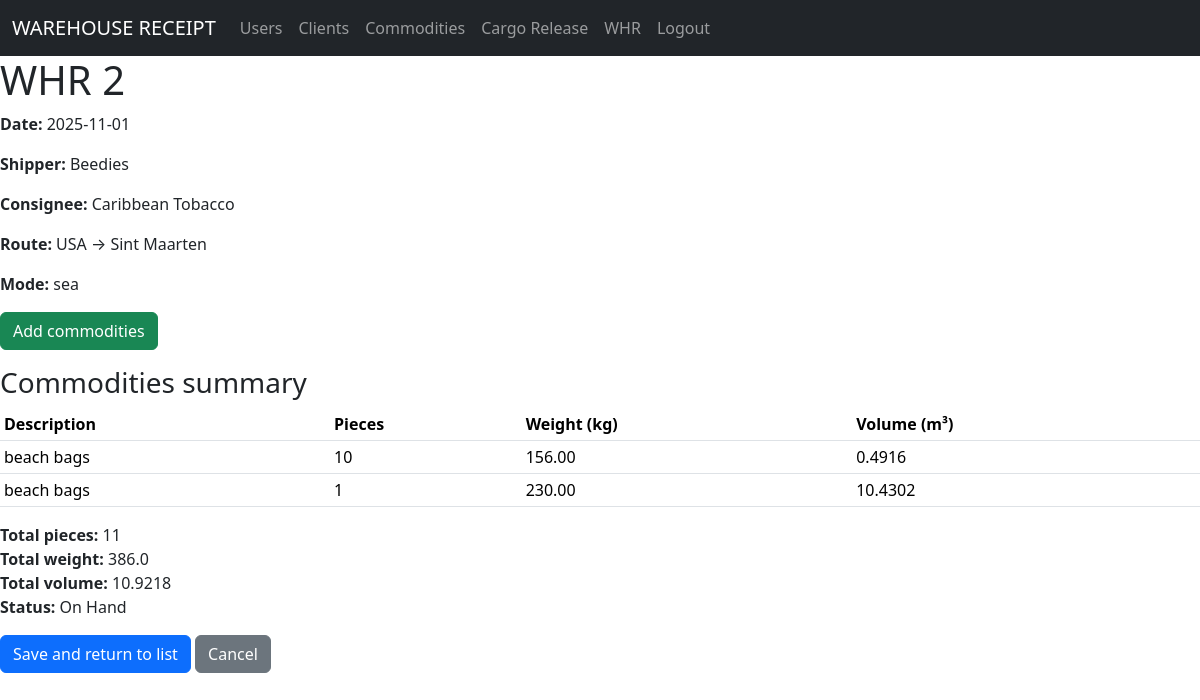
Screenshot of /whr/edit/2 (signed in) with the database file from the repository.
### models/whr_model.py (models this page shows, shortened)
class WHR(db.Model):
    __tablename__ = "whrs"
    id          = db.Column(db.Integer, primary_key=True)
    whr_number  = db.Column(db.String(50), nullable=False, unique=True)
    date        = db.Column(db.Date, nullable=False)
    mbl         = db.Column(db.String(50))
    hbl         = db.Column(db.String(50))
    shipper_id   = db.Column(db.Integer, db.ForeignKey('clients.id'), nullable=False)
    consignee_id = db.Column(db.Integer, db.ForeignKey('clients.id'), nullable=False)
    shipper   = db.relationship('Client', foreign_keys=[shipper_id])
    consignee = db.relationship('Client', foreign_keys=[consignee_id])
    mode_of_transportation = db.Column(db.String(50), nullable=False)
    origin      = db.Column(db.String(100), nullable=False)
    destination = db.Column(db.String(100), nullable=False)
    commodities = db.relationship(
        "Commodity",
        back_populates="whr",
        cascade="all, delete-orphan"
    )
    @property
    def total_pieces(self):
        from models.commodity_model import Commodity
        return sum(
            c.pieces
            for c in self.commodities
            if c.status == Commodity.STATUS_ON_HAND
        )
    @property
    def total_weight(self):
        from models.commodity_model import Commodity
        return sum(
            float(c.weight)
            for c in self.commodities
            if c.status == Commodity.STATUS_ON_HAND
        )
    @property
    def total_volume(self):
        from models.commodity_model import Commodity
        return sum(
            float(c.volume)
            for c in self.commodities
            if c.status == Commodity.STATUS_ON_HAND
        )
    @property
    def status(self):
        from models.commodity_model import Commodity
        if not self.commodities:
            return "No Cargo"
        all_on_hand = all(c.status == Commodity.STATUS_ON_HAND for c in self.commodities)
        all_released = all(c.status == Commodity.STATUS_RELEASED for c in self.commodities)
        if all_on_hand:
            return "On Hand"
        if all_released:
            return "Released"
        return "Partial"
    @staticmethod
    def get_by_id(id):
        return WHR.query.get(id)
    def delete(self):
        db.session.delete(self)
        db.session.commit()

### models/client_model.py (models this page shows, shortened)
class Client(db.Model):
    __tablename__="clients"
    id=db.Column(db.Integer, primary_key=True)
    name=db.Column(db.String(80),nullable=False)
    email=db.Column(db.String(100),nullable=False)
    address=db.Column(db.String(100),nullable=False)
    phone=db.Column(db.String(20),nullable=False)
    @staticmethod
    def get_all():
        return Client.query.all()

### models/commodity_model.py (models this page shows, shortened)
class Commodity(db.Model):
    __tablename__ = "commodities"
    STATUS_ON_HAND   = 0
    STATUS_RELEASED  = 1
    id           = db.Column(db.Integer, primary_key=True)
    description  = db.Column(db.String(120), nullable=False)
    package_type = db.Column(db.String(120), nullable=False)
    pieces       = db.Column(db.Integer, nullable=False)
    length       = db.Column(db.Float(11, 2), nullable=False)
    width        = db.Column(db.Float(11, 2), nullable=False)
    height       = db.Column(db.Float(11, 2), nullable=False)
    unit         = db.Column(db.String(20), nullable=False)         # unidad de las dimensiones
    weight       = db.Column(db.Float(11, 2), nullable=False)       # siempre en kg
    weight_unit  = db.Column(db.String(5), nullable=False, default="kg")  # 'kg' o 'lb'
    volume       = db.Column(db.Float(11, 4), nullable=False)       # siempre en m³
    volume_unit  = db.Column(db.String(5), nullable=False, default="m3")  # 'm3','cm3','ft3','in3'
    status       = db.Column(db.Integer, nullable=False, default=STATUS_ON_HAND)
    whr_id = db.Column(db.Integer, db.ForeignKey('whrs.id'), nullable=True)
    whr    = db.relationship('WHR', back_populates='commodities')

### controllers/whr_controller.py (the view)
@whr_bp.route("/edit/<int:id>", methods=["GET", "POST"])
@login_required
def edit(id):
    whr = WHR.get_by_id(id)
    if not whr:
        abort(404)
    if request.method == "POST":
        return redirect(url_for("whr.index"))
    clients = Client.get_all()
    return whr_view.edit(whr, clients)

### run.py (called while the page is built)
@app.context_processor
def inject_active_path():
    def is_active(path):
        return 'active' if request.path == path else ''
    return dict(
        is_active=is_active,
        logged_in=('user_id' in session),
        current_user=session.get('username')
    )

### views/whr_view.py (called while the page is built)
def edit(whr, clients):
    return render_template('whr/edit.html', whr=whr, clients=clients)

### templates/whr/edit.html (shortened to what this page needs)
{% extends 'base.html' %}
{% block content %}
<h1>WHR {{ whr.whr_number }}</h1>
<p><strong>Date:</strong> {{ whr.date }}</p>
<p><strong>Shipper:</strong> {{ whr.shipper.name }}</p>
<p><strong>Consignee:</strong> {{ whr.consignee.name }}</p>
<p><strong>Route:</strong> {{ whr.origin }} → {{ whr.destination }}</p>
<p><strong>Mode:</strong> {{ whr.mode_of_transportation }}</p>
<a href="{{ url_for('commodity.create', whr_id=whr.id) }}" class="btn btn-success mb-3">
  Add commodities
</a>
{% if whr.commodities %}
  <h3>Commodities summary</h3>
  <table class="table table-sm">
    <thead>
      <tr>
        <th>Description</th>
        <th>Pieces</th>
        <th>Weight (kg)</th>
        <th>Volume (m³)</th>
      </tr>
    </thead>
    <tbody>
      {% for c in whr.commodities %}
      <tr>
        <td>{{ c.description }}</td>
        <td>{{ c.pieces }}</td>
        <td>{{ c.weight | round(2) }}</td>
        <td>{{ c.volume | round(4) }}</td>
      </tr>
      {% endfor %}
    </tbody>
  </table>
  <p>
    <strong>Total pieces:</strong> {{ whr.total_pieces }}<br>
    <strong>Total weight:</strong> {{ whr.total_weight | round(2) }}<br>
    <strong>Total volume:</strong> {{ whr.total_volume | round(4) }}<br>
    <strong>Status:</strong> {{ whr.status }}
  </p>
{% else %}
  <p>No commodities added yet.</p>
{% endif %}
<form action="{{ url_for('whr.edit', id=whr.id) }}" method="POST">
  <button type="submit" class="btn btn-primary">Save and return to list</button>
  <a href="{{ url_for('whr.index') }}" class="btn btn-secondary">Cancel</a>
</form>
{% endblock %}

### rows the page displays
WHR: whr_number "2", date "2025-11-01", origin "USA", destination "Sint Maarten", mode_of_transportation "sea"
Client: shipper.name "Beedies"
Client: consignee.name "Caribbean Tobacco"
Commodity: description "beach bags", pieces "10", weight "156.00", volume "0.4916", total_pieces "11", total_weight "386.0", total_volume "10.9218", status "On Hand"
Commodity: description "beach bags", pieces "1", weight "230.00", volume "10.4302"
